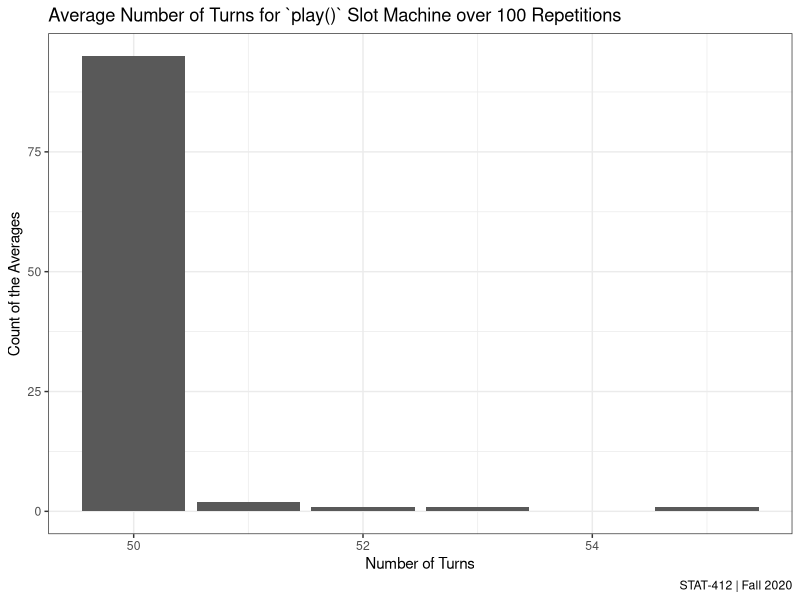
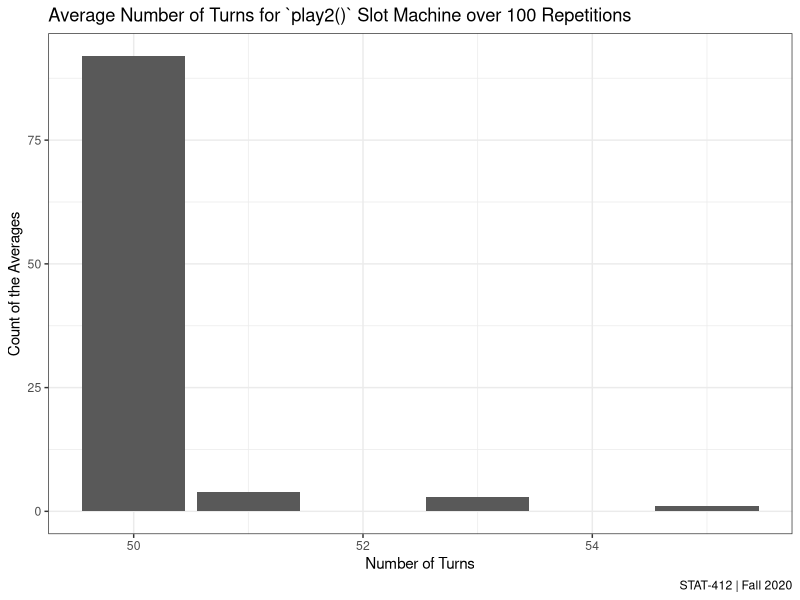

Here is the R script that generated these plots, in order:
## ---- chunk 1
library(tidyverse)
## ---- chunk 2
# Function to get three random symbols
get_symbols <- function() {
  
  # Creating character vector containing symbol options
  wheel <- c("DD", "7", "BBB", "BB", "B", "C", "0")
  
  # Producing random sample of symbols, given specific probabilities
  wheel %>% 
    sample(size = 3, replace = TRUE,
           prob = c(0.03, 0.03, 0.06, 0.1, 0.25, 0.01, 0.52))
}
## ---- chunk 3
score <- function(symbols) {
  # Identifying the case
  same <- symbols[1] == symbols[2] && symbols[2] == symbols[3]
  bars <- symbols %in% c("B", "BB", "BBB")
  
  # Get prize
  if (same) {
    
    # Listing payouts
    payouts <- c("DD" = 100, "7" = 80, "BBB" = 40, "BB" = 25, "B" = 10, "C" = 10, "0" = 0)
    
    # Assigning prize from payouts vector
    prize <- unname(payouts[symbols[1]])
    
  } else if (all(bars)) {
    
    # Prize if all symbols are bars
    prize <- 5
    
  } else {
    # Counting number of cherries
    cherries <- sum(symbols =="C")
    
    # Assigning prize given number of cherries
    prize <- c(0, 2, 5)[cherries + 1]
    
  }
  
  # Adjust for diamonds
  diamonds <- sum(symbols == "DD")
  prize * 2 ^ diamonds
  
}
## ---- chunk 4
play <- function() {
  
  # Generate symbols
  symbols <- get_symbols()
  
  # Display the symbols
  print(symbols)
  
  # Score the symbols
  score(symbols) %>% 
    print()
  
}
## ---- chunk 5
play()

play()

play()
## ---- chunk 6
# Function to get three random symbols
get_symbols2 <- function() {
  
  # Creating character vector containing symbol options
  wheel <- c("DD", "7", "BBB", "BB", "B", "C", "0")
  
  # Modifying probabilites for triple bars, zeroes, and cherries
  wheel %>% 
    sample(size = 3, replace = TRUE,
           prob = c(0.03, 0.03, 0.075, 0.1, 0.25, 0.015, 0.5))
}
## ---- chunk 7
play2 <- function() {
  
  # Generate symbols
  symbols <- get_symbols2()
  
  # Display the symbols
  print(symbols)
  
  # Score the symbols
  score(symbols) %>% 
    print()
}
## ---- chunk 8
number_of_turns <- function(initial_funds = 100, cost = 2, which_game) {
  
  # Placing the result of the slot machine within the scope of the function
  result <- which_game()
  
  # Adding any points won from score() to funds
   if (result > 0) {
     initial_funds <- initial_funds + result
  }
  
  # Making a list to iterate over that is the length of initial funds
  funds <- seq(0, initial_funds)
  
  # Initializing variable to count the number of turns
  turns <- 0
  
  # Creating for loop to iterate through length of funds sequence
    for (i in funds) {
      
      # Loop runs as long as initial funds is greater than 0
      if (initial_funds > 0) {
        
        # Incrementing value of turns
        turns <- turns + 1
        
        # Updating initial funds value
        initial_funds <- initial_funds - cost
      }
    }
  
  # Printing number of turns
  print(turns)
}
## ---- chunk 9
# Confirming number of turns works for both functions
number_of_turns(which_game = play)

number_of_turns(which_game = play2)
## ---- chunk 10
# Replicating the average of both functions 100 times
game_results1 <- replicate(100,
                           mean(number_of_turns(which_game = play))
                           )

game_results2 <- replicate(100, 
                           mean(number_of_turns(which_game = play2))
                           )

# Saving results into dataframe
results <- tibble(avg_play = game_results1, avg_play2 = game_results2)
## ---- chunk 11
# Calculating the mean for both samples
mean(game_results1)

mean(game_results2)
## ---- chunk 12
avg_mean1 <- results %>% 
  ggplot(aes(x = avg_play)) +
  geom_bar() +
  labs(title = "Average Number of Turns for `play()` Slot Machine over 100 Repetitions",
       x = "Number of Turns",
       y = "Count of the Averages",
       caption = "STAT-412 | Fall 2020")  +
  theme_bw()

avg_mean1
## ---- chunk 13
avg_mean2 <- results %>% 
  ggplot(aes(x = avg_play2)) +
  geom_bar() +
  labs(title = "Average Number of Turns for `play2()` Slot Machine over 100 Repetitions",
       x = "Number of Turns",
       y = "Count of the Averages",
       caption = "STAT-412 | Fall 2020")  +
  theme_bw()

avg_mean2
